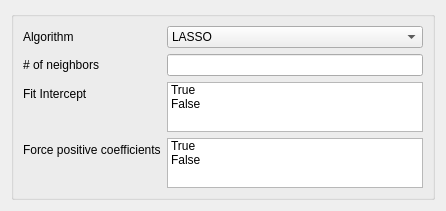
<?xml version="1.0" encoding="UTF-8"?>
<ui version="4.0">
 <class>Form</class>
 <widget class="QWidget" name="Form">
  <property name="geometry">
   <rect>
    <x>0</x>
    <y>0</y>
    <width>446</width>
    <height>209</height>
   </rect>
  </property>
  <property name="sizePolicy">
   <sizepolicy hsizetype="Ignored" vsizetype="Ignored">
    <horstretch>0</horstretch>
    <verstretch>0</verstretch>
   </sizepolicy>
  </property>
  <property name="windowTitle">
   <string>Form</string>
  </property>
  <layout class="QVBoxLayout" name="verticalLayout">
   <item>
    <widget class="QGroupBox" name="groupBox">
     <property name="toolTip">
      <string>&lt;html&gt;&lt;head/&gt;&lt;body&gt;&lt;p&gt;The &lt;span style=&quot; font-weight:600;&quot;&gt;Lasso&lt;/span&gt; is a linear model that estimates sparse coefficients. It is useful in some contexts due to its tendency to prefer solutions with fewer parameter values, effectively reducing the number of variables upon which the given solution is dependent. For this reason, the Lasso and its variants are fundamental to the field of compressed sensing. Under certain conditions, it can recover the exact set of non-zero weights (see Compressive sensing: tomography reconstruction with L1 prior (Lasso)).&lt;/p&gt;&lt;/body&gt;&lt;/html&gt;</string>
     </property>
     <layout class="QFormLayout" name="formLayout">
      <property name="fieldGrowthPolicy">
       <enum>QFormLayout::AllNonFixedFieldsGrow</enum>
      </property>
      <item row="0" column="0">
       <widget class="QLabel" name="alg_label">
        <property name="text">
         <string>Algorithm</string>
        </property>
       </widget>
      </item>
      <item row="1" column="0">
       <widget class="QLabel" name="neighbors_label">
        <property name="text">
         <string># of neighbors</string>
        </property>
       </widget>
      </item>
      <item row="2" column="0">
       <widget class="QLabel" name="fitInterceptLabel">
        <property name="text">
         <string>Fit Intercept</string>
        </property>
       </widget>
      </item>
      <item row="2" column="1">
       <widget class="QListWidget" name="fit_intercept_list">
        <property name="maximumSize">
         <size>
          <width>16777215</width>
          <height>50</height>
         </size>
        </property>
        <property name="selectionMode">
         <enum>QAbstractItemView::MultiSelection</enum>
        </property>
        <item>
         <property name="text">
          <string>True</string>
         </property>
        </item>
        <item>
         <property name="text">
          <string>False</string>
         </property>
        </item>
       </widget>
      </item>
      <item row="3" column="0">
       <widget class="QLabel" name="forcePositiveCoefficientsLabel">
        <property name="text">
         <string>Force positive coefficients</string>
        </property>
       </widget>
      </item>
      <item row="3" column="1">
       <widget class="QListWidget" name="forcePositive_list">
        <property name="maximumSize">
         <size>
          <width>16777215</width>
          <height>50</height>
         </size>
        </property>
        <property name="selectionMode">
         <enum>QAbstractItemView::MultiSelection</enum>
        </property>
        <item>
         <property name="text">
          <string>True</string>
         </property>
        </item>
        <item>
         <property name="text">
          <string>False</string>
         </property>
        </item>
       </widget>
      </item>
      <item row="1" column="1">
       <widget class="QLineEdit" name="n_neighbors_lineEdit"/>
      </item>
      <item row="0" column="1">
       <widget class="QComboBox" name="choose_alg_comboBox">
        <item>
         <property name="text">
          <string>LASSO</string>
         </property>
        </item>
       </widget>
      </item>
     </layout>
    </widget>
   </item>
  </layout>
 </widget>
 <resources/>
 <connections/>
</ui>
